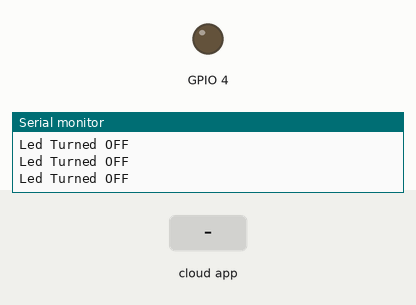
The sketch below on a simulated ESP32. On the bench: output pins drawn as LEDs (lit = HIGH), the last lines printed to the serial monitor. Inputs (shaded band) come from the test bench. WiFi joins after 1.5 s; servers stay silent unless stated; the Firebase database answers and starts empty.

Above: at 3.8 s.
3.9 s: the phone or cloud app sets LED_STATUS to ON
At 5.1 s:
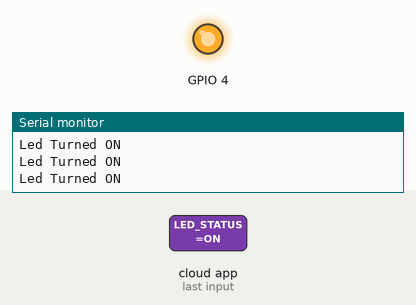
5.5 s: the phone or cloud app sets LED_STATUS to OFF
At 6.4 s:
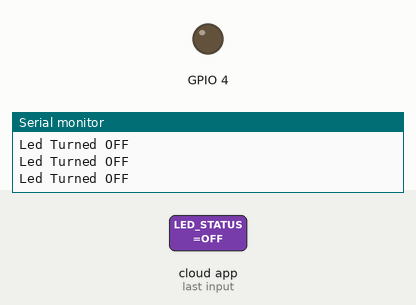
Timing chart, 0 to 8.5 s (numbered marks = the images above; inputs shaded):
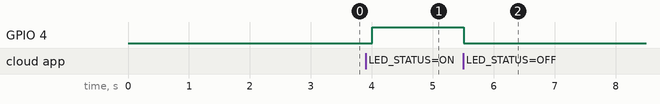

Measured:
- after the input at 3.9 s, GPIO 4: LOW → HIGH after 0.11 s
- after the input at 5.5 s, GPIO 4: HIGH → LOW at once

The sketch:

INLAB13TASK3.ino
```cpp
#include <WiFi.h>
#include <IOXhop_FirebaseESP32.h>
#define FIREBASE_HOST "ledcontrol-62944.firebaseio.com/"
#define FIREBASE_AUTH "OxzrkO3madFgyyp4CNRCco0dS4ZLzXmtUG88SJ5k"
#define WIFI_SSID "PinkPanther"
#define WIFI_PASSWORD "AFA123E185"

 String fireStatus = "";                                                     // led status received from firebase

int led = 4;

void setup() {

  Serial.begin(9600);

  delay(1000);

  pinMode(4, OUTPUT);

  WiFi.begin(WIFI_SSID, WIFI_PASSWORD);                                      //try to connect with wifi

  Serial.print("Connecting to ");

  Serial.print(WIFI_SSID);

  while (WiFi.status() != WL_CONNECTED) {

    Serial.print(".");

    delay(500);

  }

  Serial.println();

  Serial.print("Connected to ");

  Serial.println(WIFI_SSID);

  Serial.print("IP Address is : ");

  Serial.println(WiFi.localIP());                                                      //print local IP address

  Firebase.begin(FIREBASE_HOST, FIREBASE_AUTH);                                       // connect to firebase

  Firebase.setString("LED_STATUS", "OFF");                                          //send initial string of led status

}

void loop() {

  fireStatus = Firebase.getString("LED_STATUS");                     // get led status input from firebase

  if (fireStatus == "ON") {                         // compare the input of led status received from firebase

    Serial.println("Led Turned ON");

    digitalWrite(4, HIGH);                                                         // make output led ON

  }

  else if (fireStatus == "OFF") {              // compare the input of led status received from firebase

    Serial.println("Led Turned OFF");

    digitalWrite(4, LOW);                                                         // make output led OFF

  }

  else {

    Serial.println("Wrong Credential! Please send ON/OFF");

  }

}
```
